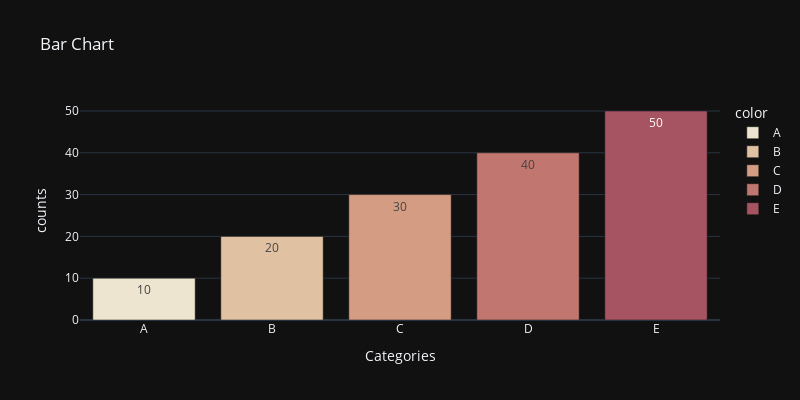

The code cell stored with this chart in its notebook:
### Code cell
labels = ['A','B','C','D','E']
counts = [10,20,30,40,50]
fig = px.bar(x=labels, y=counts, title='Bar Chart', labels={'x':'Categories', 'y':'counts'},
             width =800, height= 400, template='plotly_dark', color=labels, text= counts,
             color_discrete_sequence = px.colors.sequential.Brwnyl)
fig.show()

### Figure 1 — Plotly figure (JSON) as saved in the notebook; plotly's stock layout.template omitted (floating-point values rounded to 4 significant figures)
{"data": [{"alignmentgroup": "True", "hovertemplate": "color=A<br>Categories=%{x}<br>counts=%{y}<br>text=%{text}<extra></extra>", "legendgroup": "A", "marker": {"color": "rgb(237, 229, 207)", "pattern": {"shape": ""}}, "name": "A", "offsetgroup": "A", "orientation": "v", "showlegend": true, "text": [10], "textposition": "auto", "type": "bar", "x": ["A"], "xaxis": "x", "y": [10], "yaxis": "y"}, {"alignmentgroup": "True", "hovertemplate": "color=B<br>Categories=%{x}<br>counts=%{y}<br>text=%{text}<extra></extra>", "legendgroup": "B", "marker": {"color": "rgb(224, 194, 162)", "pattern": {"shape": ""}}, "name": "B", "offsetgroup": "B", "orientation": "v", "showlegend": true, "text": [20], "textposition": "auto", "type": "bar", "x": ["B"], "xaxis": "x", "y": [20], "yaxis": "y"}, {"alignmentgroup": "True", "hovertemplate": "color=C<br>Categories=%{x}<br>counts=%{y}<br>text=%{text}<extra></extra>", "legendgroup": "C", "marker": {"color": "rgb(211, 156, 131)", "pattern": {"shape": ""}}, "name": "C", "offsetgroup": "C", "orientation": "v", "showlegend": true, "text": [30], "textposition": "auto", "type": "bar", "x": ["C"], "xaxis": "x", "y": [30], "yaxis": "y"}, {"alignmentgroup": "True", "hovertemplate": "color=D<br>Categories=%{x}<br>counts=%{y}<br>text=%{text}<extra></extra>", "legendgroup": "D", "marker": {"color": "rgb(193, 118, 111)", "pattern": {"shape": ""}}, "name": "D", "offsetgroup": "D", "orientation": "v", "showlegend": true, "text": [40], "textposition": "auto", "type": "bar", "x": ["D"], "xaxis": "x", "y": [40], "yaxis": "y"}, {"alignmentgroup": "True", "hovertemplate": "color=E<br>Categories=%{x}<br>counts=%{y}<br>text=%{text}<extra></extra>", "legendgroup": "E", "marker": {"color": "rgb(166, 84, 97)", "pattern": {"shape": ""}}, "name": "E", "offsetgroup": "E", "orientation": "v", "showlegend": true, "text": [50], "textposition": "auto", "type": "bar", "x": ["E"], "xaxis": "x", "y": [50], "yaxis": "y"}], "layout": {"barmode": "relative", "height": 400, "legend": {"title": {"text": "color"}, "tracegroupgap": 0}, "title": {"text": "Bar Chart"}, "width": 800, "xaxis": {"anchor": "y", "domain": [0, 1], "title": {"text": "Categories"}}, "yaxis": {"anchor": "x", "domain": [0, 1], "title": {"text": "counts"}}}}
